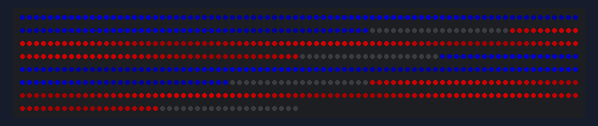
Recording of a sketch running on a simulated Arduino Uno, built with avr-gcc and run on an emulated ATmega328P. Shown: 600 RGB LEDs in strip order, left to right, continuing on the next row. Dim RGB values are drawn brighter than linear.

Above: at 0.06 s.

The sketch:

wave.ino
```cpp
#include <FastLED.h>

#define LED_PIN     6
#define NUM_LEDS    600
#define BRIGHTNESS  128
#define LED_TYPE    WS2812B
#define COLOR_ORDER GRB

CRGB leds[NUM_LEDS];

// Window parameters
#define WINDOW_HEIGHT 20
#define WINDOW_WIDTH 130
#define LEDS_PER_WINDOW 300
#define TOP_OFFSET 20

// Wave parameters
#define WAVE_LENGTH 40    // Length of one complete wave
#define WAVE_SPEED 3      // Speed of wave motion
#define MIN_BRIGHTNESS 64 // Minimum brightness (never fully dim)
#define WAVE_RANGE (255 - MIN_BRIGHTNESS)  // Range of brightness variation
uint16_t timeOffset = 0;

void setup() {
  FastLED.addLeds<LED_TYPE, LED_PIN, COLOR_ORDER>(leds, NUM_LEDS);
  FastLED.setBrightness(BRIGHTNESS);
  FastLED.clear();
}

void loop() {
  // For each window
  for(int window = 0; window < 2; window++) {
    int windowStart = window * LEDS_PER_WINDOW;

    for(int i = 0; i < WINDOW_WIDTH; i++) {
      // Calculate sine wave brightness with minimum level
      uint8_t bottomWave = sin8(i * (256/WAVE_LENGTH) + timeOffset);
      uint8_t topWave = sin8(i * (256/WAVE_LENGTH) + timeOffset + 128); // 180 degrees out of phase

      // Map the sine wave to our desired brightness range
      uint8_t bottomBrightness = map(bottomWave, 0, 255, MIN_BRIGHTNESS, 255);
      uint8_t topBrightness = map(topWave, 0, 255, MIN_BRIGHTNESS, 255);

      // Bottom row - Blue with varying brightness but never fully dim
      CRGB bottomColor = CRGB(0, 0, 255);  // Solid blue
      bottomColor.nscale8(bottomBrightness);
      leds[windowStart + i] = bottomColor;

      // Top row - Red with varying brightness but never fully dim
      CRGB topColor = CRGB(255, 0, 0);     // Solid red
      topColor.nscale8(topBrightness);
      int topLed = windowStart + WINDOW_WIDTH + TOP_OFFSET + (WINDOW_WIDTH - i - 1);
      leds[topLed] = topColor;
    }
  }

  timeOffset += WAVE_SPEED;
  FastLED.show();
  delay(20);
}
```
